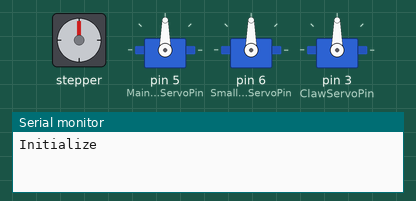
A sketch run on a simulated Arduino Uno, built with avr-gcc and run on an emulated ATmega328P. On the bench: stepper motor, 3 × servo, the last lines printed to the serial monitor. Wiring (inferred from the names in the program): stepper motor (2048 steps per turn assumed): coils pin 8, pin 9, pin 10, pin 11.

Above: at 0.1 s.
At 1.1 s:
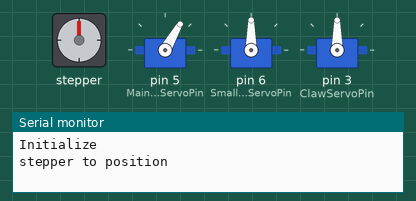
Timing chart, 0 to 2.6 s (numbered marks = the images above):
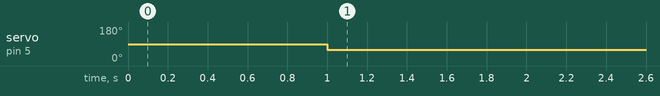

The sketch:

Motor_Driver.ino
```cpp
#include <Stepper.h>

#include <Servo.h>


//here we will write some motor drivers

//----for Servo
const byte servoMin = 20;
const byte servoMax = 160;
  const byte ClawServoPin = 3;
  const byte  SmallArmServoPin = 6;
  const byte MainArmServoPin = 5;
  Servo MainArmServo;
  Servo SmallArmServo;
  Servo ClawServo;
//---for Stepper motor
#define STEPS_PER_DEGREE  5.688889
#define STEPS_PER_REV 2048
#define STEPPER_PIN_1 8
#define STEPPER_PIN_2 9
#define STEPPER_PIN_3 10
#define STEPPER_PIN_4 11
int step_number = 0;
int currentStep = 0;
int targetStep = 0;
int stepsNeeded = 0;

void setup() {
  // put your setup code here, to run once:
  Serial.begin(9600);
  Serial.println("Initialize");
  pinMode(STEPPER_PIN_1, OUTPUT);
  pinMode(STEPPER_PIN_2, OUTPUT);
  pinMode(STEPPER_PIN_3, OUTPUT);
  pinMode(STEPPER_PIN_4, OUTPUT);
  //servo code

  MainArmServo.attach(MainArmServoPin);

  SmallArmServo.attach(SmallArmServoPin);

  ClawServo.attach(ClawServoPin);
  delay (1000);
}

void loop() {
  Serial.println("stepper to position");
  // put your main code here, to run repeatedly:
//driveStep(StepperStepsandDirection(20));
  MainArmServo.write(60);
 delay (1000);
}

int StepperStepsandDirection(int degree){
  targetStep =round(degree * STEPS_PER_DEGREE);
  if (targetStep > currentStep  && targetStep <=currentStep+180){
    stepsNeeded = targetStep - currentStep;
    Serial.println(stepsNeeded);
    return stepsNeeded;
  }
  else if (targetStep < currentStep || targetStep > currentStep+180){
    stepsNeeded = -1 * (currentStep + STEPS_PER_REV-targetStep);
    Serial.println(stepsNeeded);
    return stepsNeeded;
  }
  else{
    stepsNeeded = 0;
    Serial.println(stepsNeeded);
    return stepsNeeded;
  }
}

void driveStep (int stepsNeeded){
  if (stepsNeeded > 0){
    //positive direction
    for (int i = 0; i< stepsNeeded; i++){
      Serial.println(currentStep);
      OneStep(true);
      delay(3);
    }
   return;
  }
  else if (stepsNeeded < 0){
    //negative direction
  for (int i = 0; i< abs(stepsNeeded); i++){
    Serial.println(currentStep);
    OneStep(false);
    delay(3);
  }
  return;
}
  else{
    return;
  }
}


void OneStep(bool dir){
    if(dir){
      currentStep++;
switch(step_number){
  case 0:
  digitalWrite(STEPPER_PIN_1, HIGH);
  digitalWrite(STEPPER_PIN_2, LOW);
  digitalWrite(STEPPER_PIN_3, LOW);
  digitalWrite(STEPPER_PIN_4, LOW);
  break;
  case 1:
  digitalWrite(STEPPER_PIN_1, LOW);
  digitalWrite(STEPPER_PIN_2, HIGH);
  digitalWrite(STEPPER_PIN_3, LOW);
  digitalWrite(STEPPER_PIN_4, LOW);
  break;
  case 2:
  digitalWrite(STEPPER_PIN_1, LOW);
  digitalWrite(STEPPER_PIN_2, LOW);
  digitalWrite(STEPPER_PIN_3, HIGH);
  digitalWrite(STEPPER_PIN_4, LOW);
  break;
  case 3:
  digitalWrite(STEPPER_PIN_1, LOW);
  digitalWrite(STEPPER_PIN_2, LOW);
  digitalWrite(STEPPER_PIN_3, LOW);
  digitalWrite(STEPPER_PIN_4, HIGH);
  break;
}
  }else{
    currentStep--;
    switch(step_number){
  case 0:
  digitalWrite(STEPPER_PIN_1, LOW);
  digitalWrite(STEPPER_PIN_2, LOW);
  digitalWrite(STEPPER_PIN_3, LOW);
  digitalWrite(STEPPER_PIN_4, HIGH);
  break;
  case 1:
  digitalWrite(STEPPER_PIN_1, LOW);
  digitalWrite(STEPPER_PIN_2, LOW);
  digitalWrite(STEPPER_PIN_3, HIGH);
  digitalWrite(STEPPER_PIN_4, LOW);
  break;
  case 2:
  digitalWrite(STEPPER_PIN_1, LOW);
  digitalWrite(STEPPER_PIN_2, HIGH);
  digitalWrite(STEPPER_PIN_3, LOW);
  digitalWrite(STEPPER_PIN_4, LOW);
  break;
  case 3:
  digitalWrite(STEPPER_PIN_1, HIGH);
  digitalWrite(STEPPER_PIN_2, LOW);
  digitalWrite(STEPPER_PIN_3, LOW);
  digitalWrite(STEPPER_PIN_4, LOW);


}
  }
step_number++;

  if(step_number > 3){ //to cyclethrough the pin sequence
    step_number = 0;
  }
  if(currentStep >=2048){//keep track of the current position and make sure it's within 0 to 2048
    currentStep =0;
  }
  if (currentStep < 0){
    currentStep =2047;
  }
}
```

Measured:
- by itself, servo on pin 5 (MainArmServoPin): 90° → 60° at 1.0 s
